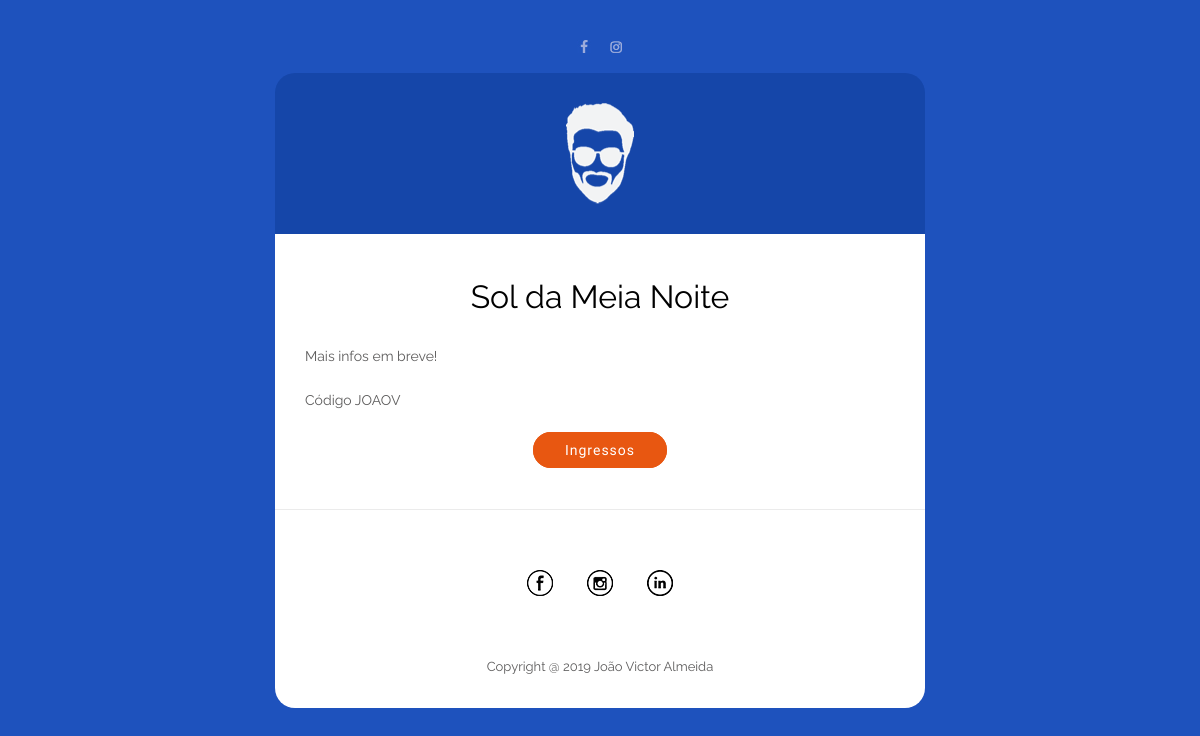
Page /event/4/ on the committed database.
### template/models.py (models this page shows, shortened)
class Event(models.Model):
    name = models.CharField("Nome", max_length=255)
    date = models.DateField("Data", auto_now=False, auto_now_add=False)
    link = models.CharField("Link", max_length=255)
    code = models.CharField("Código", max_length=255)
    short_description = models.TextField("Descrição Curta", null=True, blank=True)
    description = models.TextField("Descrição", null=True, blank=True)
    image = models.ImageField("Imagem", upload_to='eventimage/%Y/%m/%d/', max_length=255, null=True, blank=True)
    created_at = models.DateTimeField("Criado em", auto_now=False, auto_now_add=True)
    updated_at = models.DateTimeField("Atualizado em", auto_now=True, auto_now_add=False)
    class Meta:
        verbose_name = 'Evento'
        verbose_name_plural = 'Eventos'

### template/views.py (the view)
# urls.py: path('event/<int:event_id>/', views.EventsView.as_view(), name='event'),
class EventsView(TemplateView):
    template_name = "event.html"
    def get_context_data(self, **kwargs):
        context = super(EventsView, self).get_context_data(**kwargs)
        context['event'] = Event.objects.get(pk=kwargs['event_id'])
        return context

### template/templates/event.html (shortened to what this page needs)
{% extends "base.html" %}
{% block content %}
    {% load static %}
    {% get_media_prefix as media_prefix %}
    <table width="100%" border="0" cellspacing="0" cellpadding="0" bgcolor="#1e52bd">
        <tr>
            <td align="center" valign="top">
                <table width="650" border="0" cellspacing="0" cellpadding="0" class="mobile-shell">
                    <tr>
                        <td class="td" style="width:650px; min-width:650px; font-size:0pt; line-height:0pt; padding:0; margin:0; font-weight:normal;">
                            <table width="100%" border="0" cellspacing="0" cellpadding="0">
                                <tr>
                                    <td class="p30-15" style="padding: 40px 0px 20px 0px;">
                                        <table width="100%" border="0" cellspacing="0" cellpadding="0">
                                            <tr>
                                                <th class="column-top"style="font-size:0pt; line-height:0pt; padding:0; margin:0; font-weight:normal; vertical-align:top;">
                                                    <table width="100%" border="0" cellspacing="0" cellpadding="0">
                                                        <tr>
                                                            <td align="center">
                                                                <table class="center" border="0" cellspacing="0" cellpadding="0"style="text-align:center;">
                                                                    <tr>
                                                                        <td class="img" width="32"style="font-size:0pt; line-height:0pt; text-align:left;"><a href="https://www.facebook.com/joaovbalmeida" target="_blank"><img src="{% static 'img/free_ico_facebook.jpg' %}" width="14" height="13" border="0" alt="" /></a></td>
                                                                        <td class="img" width="14"style="font-size:0pt; line-height:0pt; text-align:left;"><a href="https://www.instagram.com/joaovbalmeida/" target="_blank"><img src="{% static 'img/free_ico_instagram.jpg' %}" width="14" height="13" border="0" alt="" /></a></td>
                                                                    </tr>
                                                                </table>
                                                            </td>
                                                        </tr>
                                                    </table>
                                                </th>
                                            </tr>
                                        </table>
                                    </td>
                                </tr>
                                <tr>
                                    <td bgcolor="#1546a9" class="p30-15 img-center" style="padding: 30px; border-radius: 20px 20px 0px 0px; font-size:0pt; line-height:0pt; text-align:center;"><a href="{% url 'home' %}"><img class="header-image" src="{% static 'img/logo.png' %}"  border="0" alt="" /></a></td>
                                </tr>
                            </table>
                            <table width="100%" border="0" cellspacing="0" cellpadding="0" bgcolor="#ebebeb">
                                <tr>
                                    <td class="p30-15-0" style="padding: 20px 30px 50px 30px;" bgcolor="#ffffff">
                                        <table width="100%" border="0" cellspacing="0" cellpadding="0">
                                            <tr>
                                                <td style="padding-bottom: 25px;">
                                                </td>
                                            </tr>
                                            <tr>
                                                <td class="h2-center"style="color:#000000; font-family:'Raleway', Arial,sans-serif; font-size:32px; line-height:36px; text-align:center; padding-bottom:30px;">{{ event.name }}</td>
                                            </tr>
                                            <tr>
                                                <td class="text-center"style="color:#5d5c5c; font-family:'Raleway', Arial,sans-serif; font-size:14px; line-height:22px; text-align:justified; padding-bottom:30px; white-space:pre-wrap;">{{ event.description }}</td>
                                            </tr>
                                            <tr>
                                                <td align="center">
                                                    <a href="{{ event.link }}" target="_blank" class="button-secondary m-left">Ingressos</a>
                                                </td>
                                            </tr>
                                        </table>
                                    </td>
                                </tr>
                            </table>
                            <table width="100%" border="0" cellspacing="0" cellpadding="0">
                                <tr>
                                    <td class="p30-15-0" bgcolor="#ffffff" style="border-top: 1px solid #ebebeb; border-radius: 0px 0px 20px 20px; padding: 60px 30px 0px 30px;">
                                        <table width="100%" border="0" cellspacing="0" cellpadding="0">
                                            <tr>
                                                <td class="m-padder2 pb30" align="center"style="padding-bottom:30px;">
                                                    <table class="center" border="0" cellspacing="0" cellpadding="0"style="text-align:center;">
                                                        <tr>
                                                            <td class="img" width="60" style="font-size:0pt; line-height:0pt; text-align:center;"><a href="https://www.facebook.com/joaovbalmeida/" target="_blank"><img src="{% static 'img/ico4_facebook.png' %}" width="26" height="26" border="0" alt="" /></a></td>
                                                            <td class="img" width="60" style="font-size:0pt; line-height:0pt; text-align:center;"><a href="https://www.instagram.com/joaovbalmeida/" target="_blank"><img src="{% static 'img/ico4_instagram.png' %}" width="26" height="26" border="0" alt="" /></a></td>
                                                            <td class="img" width="60" style="font-size:0pt; line-height:0pt; text-align:center;"><a href="https://www.linkedin.com/in/joão-victor-almeida-5a9a31134/" target="_blank"><img src="{% static 'img/ico4_linkedin.png' %}" width="26" height="26" border="0" alt="" /></a></td>
                                                        </tr>
                                                    </table>
                                                </td>
                                            </tr>
                                            <tr>
                                                <td align="center" class="p30-15" style="padding: 30px;">
                                                    <table class="center" border="0" cellspacing="0" cellpadding="0"style="text-align:center;">
                                                        <tr>
                                                            <th class="column-top" style="font-size:0pt; line-height:0pt; padding:0; margin:0; font-weight:normal; vertical-align:top;">
                                                                <table width="100%" border="0" cellspacing="0" cellpadding="0">
                                                                    <tr>
                                                                        <td class="text-footer"style="color:#5d5c5c; font-family:'Raleway', Arial,sans-serif; font-size:13px; line-height:22px; text-align:left;">
                                                                            <text>Copyright @ 2019 João Victor Almeida</text>
                                                                        </td>
                                                                    </tr>
                                                                </table>
                                                            </th>
                                                        </tr>
                                                    </table>
                                                </td>
                                            </tr>
                                        </table>
                                    </td>
                                </tr>
                            </table>
                        </td>
                    </tr>
                </table>
            </td>
        </tr>
    </table>
{% endblock %}

### template/static/css/home.css (style rules this page uses)
body { padding:0 !important; margin:0 !important; display:block !important; min-width:100% !important; width:100% !important; background:#1e52bd; -webkit-text-size-adjust:none }
a { color:#000001; text-decoration:none }
img { -ms-interpolation-mode: bicubic; }
.header-image { max-width:100%; height:auto; }
.button-secondary { font-family:'Kreon', 'Times New Roman', Georgia, serif; background-color: #e85711; color: #fff; letter-spacing:1px; font-size:14px; text-decoration:none; cursor:pointer; text-align: center; line-height: 18px; transition:600ms all ease-out; padding:8px 30px; border-radius:20px; border:2px solid #e85711; }

### rows in the picture
Event: name "Sol da Meia Noite", description "Mais infos em breve! Código JOAOV"
